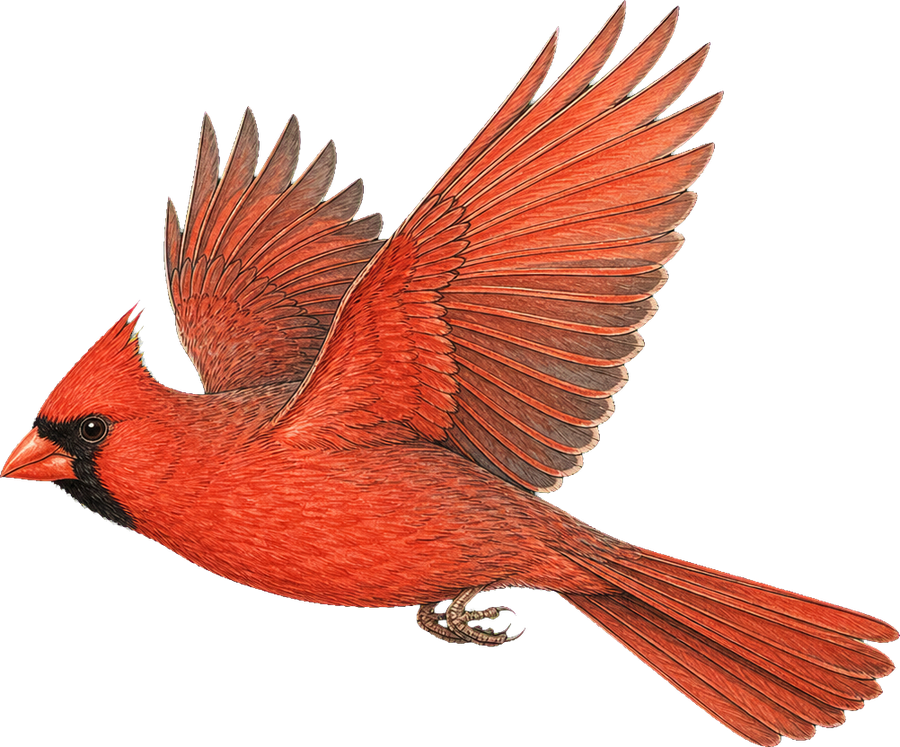
#> input picture avian/assets/illustrations/cardinalis-cardinalis-2.png, 900 x 747 px
$ python -i sync_illustration_metadata.py   (imports and definitions only)
#> lines starting #> are read from the running program, lines starting #| are printed output that depends on the picture; after the words box and inside, x2 and y2 are one past the last pixel; in counts of white or black regions, pixels touching at a corner belong together
#!/usr/bin/env python3
"""Sync bird illustration metadata used by the collage.

Atlas cards can display any PNG in avian/assets/illustrations, but the
collage also needs a compact alpha mask and scaled dimensions so birds can
be packed by silhouette instead of by rectangle. This helper makes that step
explicit.

Typical use after adding one bird manually:

    python3 avian/scripts/sync_illustration_metadata.py --slug chaetura-pelagica

With no --slug, the script scans for primary illustration PNGs that are
missing metadata and adds only those entries.
"""
from __future__ import annotations

import argparse
import base64
import filecmp
import json
import re
import shutil
import sys
from datetime import date
from pathlib import Path

try:
    from PIL import Image, ImageFilter
except ImportError as exc:  # pragma: no cover - helpful on fresh Pis
    raise SystemExit(
        "error: Pillow is required for mask generation. Install it with "
        "`python3 -m pip install Pillow`."
    ) from exc


REPO_ROOT = Path(__file__).resolve().parents[2]
ILLUSTRATIONS = REPO_ROOT / "avian" / "assets" / "illustrations"
FRONTEND = REPO_ROOT / "avian" / "frontend"
MIRROR_PUBLIC = REPO_ROOT / "netlify-mirror" / "public"
MIRROR_ILLUSTRATIONS = MIRROR_PUBLIC / "avian" / "assets" / "illustrations"
APT_FILES = [
    FRONTEND / "apt.js",
    MIRROR_PUBLIC / "apt.js",
]
INDEX_FILES = [
    FRONTEND / "index.html",
    MIRROR_PUBLIC / "index.html",
]
MAX_DIM = 560
MASK_MAX_DIM = 93
ALPHA_THRESHOLD = 8


def is_pose_slug(slug: str) -> bool:
    return bool(re.search(r"-[0-9]+$", slug))


# [7 lines left out: function primary_slugs, not called in this run]


def read_json(path: Path) -> dict:
    return json.loads(path.read_text())


# [25 lines left out: functions write_json, illustration_files_for_slug, copy_if_changed, not called in this run]


def build_metadata(path: Path) -> tuple[list[int], dict]:
    image = Image.open(path).convert("RGBA")
#> image is the input picture: PIL image 900x747 RGBA; mean R, G, B, A 79.5, 35, 24.1, 105.3
    alpha = image.getchannel("A")
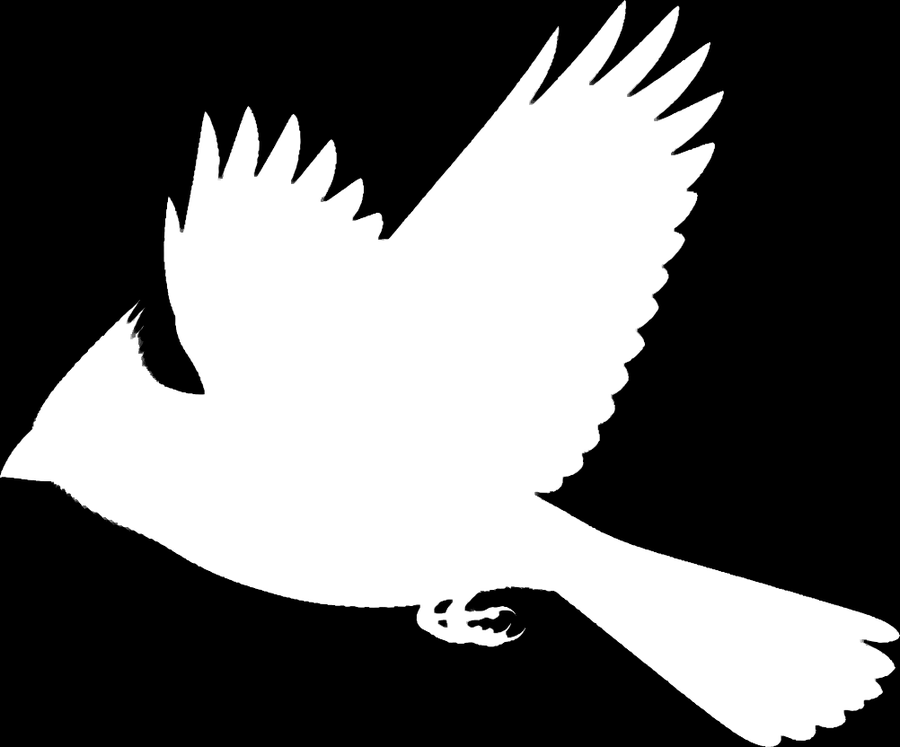
#> alpha: PIL image 900x747 L; min 0, max 255, mean 105.3
    bbox = alpha.getbbox()
#> bbox = (0, 0, 900, 747)
    if not bbox:
        raise ValueError(f"{path} has no visible alpha pixels")

    width = bbox[2] - bbox[0]
#> width = 900
    height = bbox[3] - bbox[1]
#> height = 747
    scale = MAX_DIM / max(width, height)
#> scale = 0.622
    dims = [round(width * scale), round(height * scale)]
#> dims = [560, 465]

    mask_scale = MASK_MAX_DIM / max(width, height)
#> mask_scale = 0.103
    mask_w = max(1, round(width * mask_scale))
#> mask_w = 93
    mask_h = max(1, round(height * mask_scale))
#> mask_h = 77
    mask_alpha = alpha.crop(bbox).resize((mask_w, mask_h), Image.Resampling.LANCZOS)
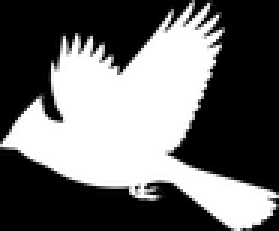
#> mask_alpha: PIL image 93x77 L (shown 3 times larger); min 0, max 255, mean 105.3
    mask_alpha = mask_alpha.point(
        lambda pixel: 255 if pixel > ALPHA_THRESHOLD else 0,
        "L",
    )
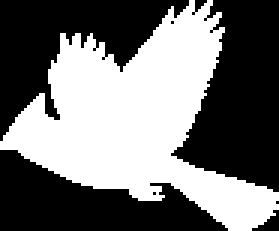
#> mask_alpha: PIL image 93x77 L (shown 3 times larger); 45% white; 1 white region, box (x1, y1, x2, y2) and area: (0, 0, 93, 77) 3224
    # A small dilation bakes in a visual gap so packed birds do not touch.
    mask_alpha = mask_alpha.filter(ImageFilter.MaxFilter(3))
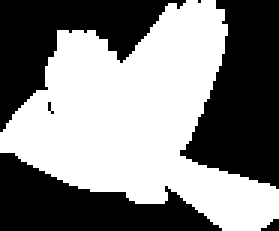
#> mask_alpha: PIL image 93x77 L (shown 3 times larger); 51.6% white; 6 black regions (3 under 20 px), largest, box (x1, y1, x2, y2) and area: (60, 0, 93, 63) 1358, (0, 0, 62, 44) 1070, (0, 51, 74, 77) 1016

    packed = bytearray((mask_w * mask_h + 7) // 8)
    for y in range(mask_h):
        for x in range(mask_w):
            if mask_alpha.getpixel((x, y)) <= 0:
                continue
            idx = y * mask_w + x
            packed[idx >> 3] |= 1 << (7 - (idx & 7))

    mask = {
        "bits": base64.b64encode(packed).decode("ascii"),
        "h": mask_h,
        "w": mask_w,
    }
    return dims, mask


# [172 lines left out: functions replace_js_object, bump_numeric_version, update_apt_files, read_numeric_version, bump_index_cache_tag, resolve_slugs and 1 more, not called in this run]


# [2 lines not run here, left out]

>>> result = build_metadata('../assets/illustrations/cardinalis-cardinalis-2.png')
